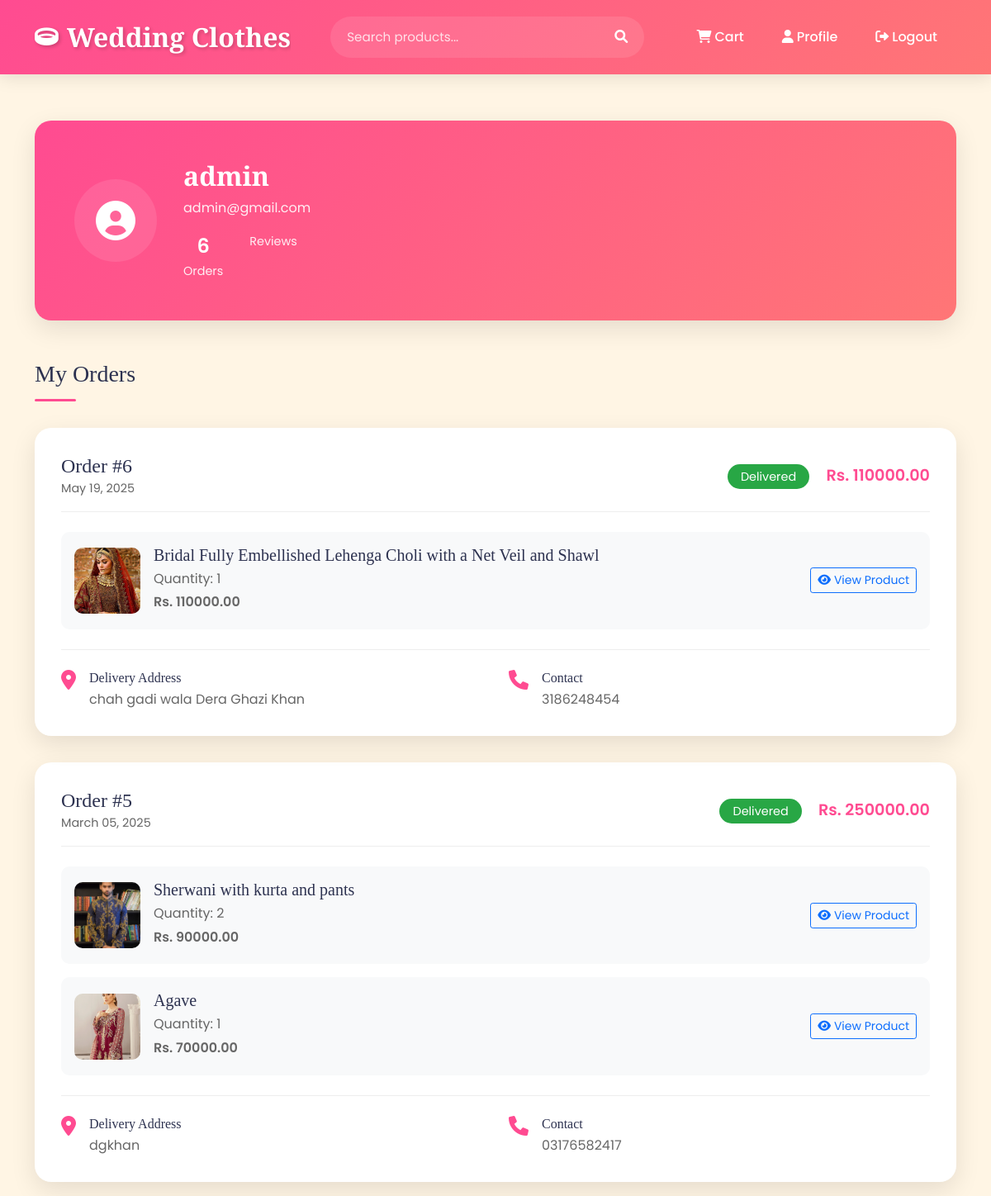
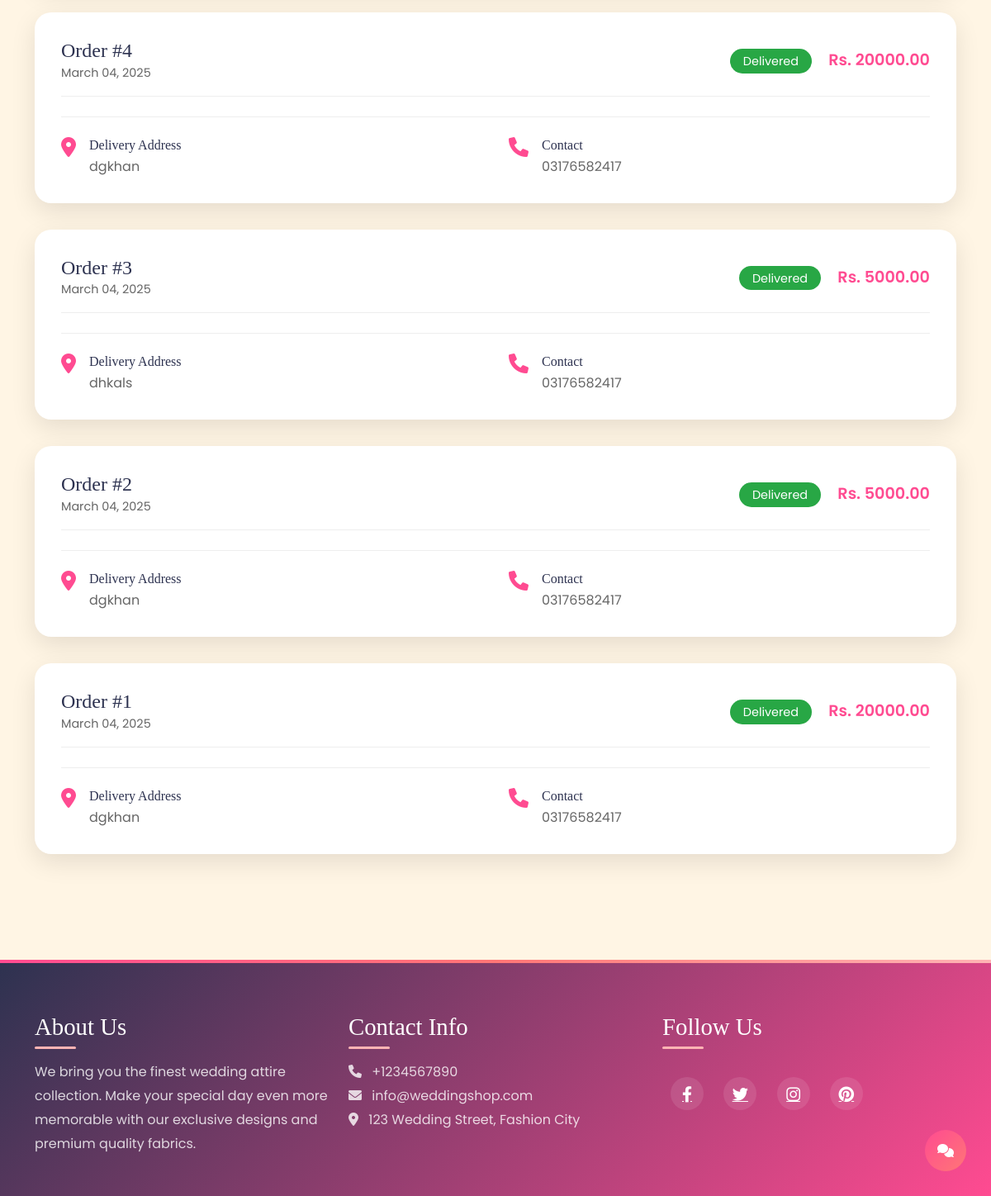
/profile/ (signed in), run on the app's committed database (2 pictures, top to bottom).
### shopapp/models.py (models this page shows, shortened)
class Order(models.Model):
    user = models.ForeignKey(User, on_delete=models.CASCADE)
    products = models.ManyToManyField(Product, through='OrderItem')
    total_amount = models.DecimalField(max_digits=10, decimal_places=2)
    created_at = models.DateTimeField(auto_now_add=True)
    address = models.TextField()
    phone = models.CharField(max_length=15)

class OrderItem(models.Model):
    order = models.ForeignKey(Order, on_delete=models.CASCADE)
    product = models.ForeignKey(Product, on_delete=models.CASCADE)
    quantity = models.IntegerField()
    price = models.DecimalField(max_digits=10, decimal_places=2)

class Product(models.Model):
    category = models.ForeignKey(Category, on_delete=models.CASCADE)
    name = models.CharField(max_length=200)
    price = models.DecimalField(max_digits=10, decimal_places=2)
    description = models.TextField()
    image = models.ImageField(upload_to='products/')

### shopapp/views.py (the view)
# urls.py: path('profile/', views.profile, name='profile'),
@login_required
def profile(request):
    orders = Order.objects.filter(user=request.user).order_by('-created_at')
    return render(request, 'shopapp/profile.html', {'orders': orders})

### shopapp/templates/shopapp/profile.html (shortened to what this page needs)
{% extends 'shopapp/base.html' %}
{% block content %}
<div class="profile-container">
    <div class="user-info-section" data-aos="fade-down">
        <div class="user-header">
            <div class="user-avatar">
                <i class="fas fa-user-circle"></i>
            </div>
            <div class="user-details">
                <h2>{{ user.username }}</h2>
                <p>{{ user.email }}</p>
                <div class="user-stats">
                    <div class="stat-item">
                        <span class="stat-number">{{ orders.count }}</span>
                        <span class="stat-label">Orders</span>
                    </div>
                    <div class="stat-item">
                        <span class="stat-label">Reviews</span>
                    </div>
                </div>
            </div>
        </div>
    </div>
    <div class="orders-section mt-5">
        <h3 class="section-title" data-aos="fade-up">My Orders</h3>
        {% if orders %}
            {% for order in orders %}
            <div class="order-card" data-aos="fade-up">
                <div class="order-header">
                    <div class="order-info">
                        <h4>Order #{{ order.id }}</h4>
                        <span class="order-date">{{ order.created_at|date:"F d, Y" }}</span>
                    </div>
                    <div class="order-status">
                        <span class="status-badge">Delivered</span>
                        <span class="order-amount">Rs. {{ order.total_amount }}</span>
                    </div>
                </div>
                <div class="order-items">
                    {% for item in order.orderitem_set.all %}
                    <div class="order-item">
                        <img src="{{ item.product.image.url }}" alt="{{ item.product.name }}" class="item-image">
                        <div class="item-details">
                            <h5>{{ item.product.name }}</h5>
                            <p>Quantity: {{ item.quantity }}</p>
                            <p class="item-price">Rs. {{ item.price }}</p>
                        </div>
                        <div class="item-actions">
                            <a href="{% url 'product_detail' item.product.id %}" class="btn btn-outline-primary btn-sm">
                                <i class="fas fa-eye me-1"></i>View Product
                            </a>
                        </div>
                    </div>
                    {% endfor %}
                </div>
                <div class="order-footer">
                    <div class="delivery-info">
                        <i class="fas fa-map-marker-alt"></i>
                        <div>
                            <h6>Delivery Address</h6>
                            <p>{{ order.address }}</p>
                        </div>
                    </div>
                    <div class="contact-info">
                        <i class="fas fa-phone"></i>
                        <div>
                            <h6>Contact</h6>
                            <p>{{ order.phone }}</p>
                        </div>
                    </div>
                </div>
            </div>
            {% endfor %}
        {% endif %}
    </div>
</div>
{% endblock %}

### shopapp/templates/shopapp/base.html (shortened to what this page needs)
{% load static %}
<!DOCTYPE html>
<html>
<head>
    <link href="https://cdn.jsdelivr.net/npm/bootstrap@5.1.3/dist/css/bootstrap.min.css" rel="stylesheet">
    <link rel="stylesheet" href="https://cdnjs.cloudflare.com/ajax/libs/font-awesome/6.0.0/css/all.min.css">
    <link href="https://unpkg.com/aos@2.3.1/dist/aos.css" rel="stylesheet">
</head>
<body>
    <nav class="navbar navbar-expand-lg sticky-top" data-aos="fade-down">
        <div class="container">
            <a class="navbar-brand" href="{% url 'home' %}">
                <div class="logo-container">
                    <i class="fas fa-ring logo-icon"></i>
                    <span class="logo-text">Wedding Clothes </span>
                </div>
            </a>
            <div class="search-container">
                <form class="search-form" action="{% url 'search' %}" method="GET">
                    <div class="search-input-group">
                        <input type="text" name="q" class="search-input" placeholder="Search products..." required>
                        <button type="submit" class="search-btn">
                            <i class="fas fa-search"></i>
                        </button>
                    </div>
                </form>
            </div>
            <div class="collapse navbar-collapse" id="navbarNav">
                <div class="navbar-nav ms-auto">
                    {% if user.is_authenticated %}
                        <a class="nav-link" href="{% url 'cart' %}">
                            <i class="fas fa-shopping-cart me-1"></i>Cart
                        </a>
                        <a class="nav-link" href="{% url 'profile' %}">
                            <i class="fas fa-user me-1"></i>Profile
                        </a>
                        <form method="post" action="{% url 'logout' %}" class="d-inline">
                            <button type="submit" class="nav-link border-0 bg-transparent">
                                <i class="fas fa-sign-out-alt me-1"></i>Logout
                            </button>
                        </form>
                    {% endif %}
                </div>
            </div>
        </div>
    </nav>
    <div class="container mt-4">
        {% block content %}
        {% endblock %}
    </div>
    <footer class="footer">
        <div class="container">
            <div class="footer-content">
                <div class="row">
                    <div class="col-md-4 footer-section" data-aos="fade-up">
                        <h3>About Us</h3>
                        <p>We bring you the finest wedding attire collection. Make your special day even more memorable with our exclusive designs and premium quality fabrics.</p>
                    </div>
                    <div class="col-md-4 footer-section" data-aos="fade-up" data-aos-delay="100">
                        <h3>Contact Info</h3>
                        <p>
                            <i class="fas fa-phone me-2"></i> +1234567890<br>
                            <i class="fas fa-envelope me-2"></i> info@weddingshop.com<br>
                            <i class="fas fa-map-marker-alt me-2"></i> 123 Wedding Street, Fashion City
                        </p>
                    </div>
                    <div class="col-md-4 footer-section" data-aos="fade-up" data-aos-delay="200">
                        <h3>Follow Us</h3>
                        <div class="social-links">
                            <a href="#"><i class="fab fa-facebook-f"></i></a>
                            <a href="#"><i class="fab fa-twitter"></i></a>
                            <a href="#"><i class="fab fa-instagram"></i></a>
                            <a href="#"><i class="fab fa-pinterest"></i></a>
                        </div>
                    </div>
                </div>
            </div>
        </div>
    </footer>
    <button class="chatbot-toggler">
        <i class="fas fa-comments"></i>
    </button>
</body>
</html>

### shopapp/templates/shopapp/base.html (style rules this page uses)
:root { --primary-color: #FF4B91; --secondary-color: #FF7676; --accent-color: #FFB4B4; --dark-color: #2D3250; --light-color: #FFF5E4; }
body { font-family: 'Poppins', sans-serif; background-color: var(--light-color); }
h1, h2, h3, h4, h5, h6 { font-family: 'Playfair Display', serif; }
.navbar { background: linear-gradient(135deg, var(--primary-color), var(--secondary-color)); padding: 1rem 0; box-shadow: 0 4px 20px rgba(0,0,0,0.1); }
.navbar-brand { font-family: 'Playfair Display', serif; font-size: 2rem; font-weight: 700; color: white !important; text-shadow: 2px 2px 4px rgba(0,0,0,0.2); }
.nav-link { color: white !important; font-weight: 500; margin: 0 15px; position: relative; transition: all 0.3s ease; }
.nav-link:before { content: ''; position: absolute; width: 0; height: 2px; bottom: -5px; left: 0; background-color: white; visibility: hidden; transition: all 0.3s ease; }
.footer { background: linear-gradient(135deg, var(--dark-color), var(--primary-color)); color: white; padding: 4rem 0 2rem; margin-top: 4rem; position: relative; overflow: hidden; }
.footer:before { content: ''; position: absolute; top: 0; left: 0; right: 0; height: 4px; background: linear-gradient(90deg, var(--primary-color), var(--secondary-color), var(--accent-color)); }
.footer-section h3 { color: white; font-size: 1.8rem; margin-bottom: 1.5rem; position: relative; display: inline-block; }
.footer-section h3:after { content: ''; position: absolute; left: 0; bottom: -10px; width: 50px; height: 3px; background: var(--accent-color); border-radius: 2px; }
.footer-section p { color: rgba(255,255,255,0.8); line-height: 1.8; }
.social-links { margin-top: 20px; }
.social-links a { display: inline-flex; align-items: center; justify-content: center; width: 40px; height: 40px; background: rgba(255,255,255,0.1); margin: 0 10px; border-radius: 50%; color: white; font-size: 1.2rem; transition: all 0.3s ease; }
.logo-container { display: flex; align-items: center; gap: 10px; }
.logo-icon { font-size: 1.8rem; animation: sparkle 2s infinite; color: white; }
.logo-text { font-family: 'Playfair Display', serif; font-size: 2rem; font-weight: 700; color: white; text-shadow: 2px 2px 4px rgba(0,0,0,0.2); position: relative; overflow: hidden; }
.logo-text::after { content: ''; position: absolute; left: -100%; top: 0; width: 100%; height: 100%; background: linear-gradient( 90deg, transparent, rgba(255,255,255,0.3), transparent ); animation: shine 3s infinite; }
.search-container { flex: 1; max-width: 500px; margin: 0 2rem; position: relative; }
.search-form { width: 100%; }
.search-input-group { display: flex; align-items: center; background: rgba(255, 255, 255, 0.1); border-radius: 30px; padding: 5px; transition: all 0.3s ease; }
.search-input { flex: 1; border: none; background: none; padding: 8px 15px; color: white; font-size: 0.95rem; outline: none; }
.search-input::placeholder { color: rgba(255, 255, 255, 0.8); }
.search-btn { background: none; border: none; color: white; padding: 8px 15px; cursor: pointer; transition: all 0.3s ease; }
.chatbot-toggler { position: fixed; right: 30px; bottom: 30px; width: 50px; height: 50px; background: linear-gradient(135deg, var(--primary-color), var(--secondary-color)); border: none; border-radius: 50%; display: flex; align-items: center; justify-content: center; color: white; cursor: pointer; transition: all 0.3s ease; z-index: 1000; }

### data on the page
Order: id "6", created_at "May 19, 2025", total_amount "110000.00", address "chah gadi wala Dera Ghazi Khan", phone "3186248454"
OrderItem: product.image (picture), product.name "Bridal Fully Embellished Lehenga Choli with a Net Veil and Shawl", quantity "1", price "110000.00"
Order: id "5", created_at "March 05, 2025", total_amount "250000.00", address "dgkhan", phone "03176582417"
OrderItem: product.image (picture), product.name "Sherwani with kurta and pants", quantity "2", price "90000.00"
OrderItem: product.image (picture), product.name "Agave", quantity "1", price "70000.00"
Order: id "4", created_at "March 04, 2025", total_amount "20000.00", address "dgkhan", phone "03176582417"
Order: id "3", created_at "March 04, 2025", total_amount "5000.00", address "dhkals", phone "03176582417"
Order: id "2", created_at "March 04, 2025", total_amount "5000.00", address "dgkhan", phone "03176582417"
Order: id "1", created_at "March 04, 2025", total_amount "20000.00", address "dgkhan", phone "03176582417"

### other printed values
{{ user.username }} "admin"
{{ user.email }} "admin@gmail.com"
{{ orders.count }} "6"
